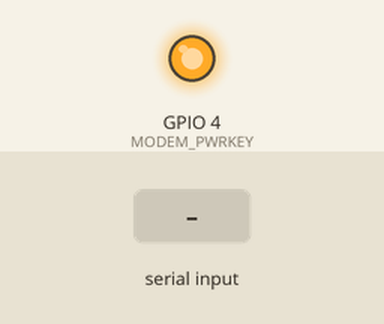
The sketch below on a simulated ESP32. Parts: output pins drawn as LEDs (lit = HIGH). The test bench sets the inputs (shaded band). The modem accepts every AT command (registered, SIM ready, sends succeed) and sends nothing else; pins used as bus, display or sensor lines are not drawn; what the sketch prints to the serial monitor is not drawn.

Above: at 2.1 s.
At 18.0 s:
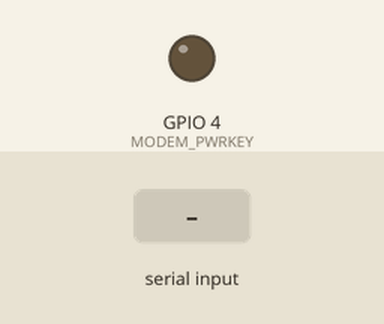
18.1 s: "1" received over the second serial link
Timing chart, 0 to 21.1 s (numbered marks = the images above; inputs shaded):
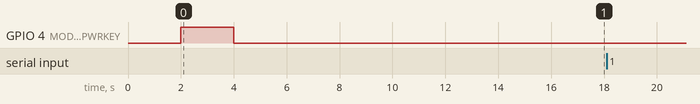

Measured:
- after the input at 18.1 s, every drawn part: stays the same

The sketch:

PruebaLTE.ino
```cpp
#include <HardwareSerial.h>

// Pines correctos según pinout T-A7670G R2
#define MODEM_TX     26
#define MODEM_RX     27
#define MODEM_PWRKEY  4
#define MODEM_RST    12

HardwareSerial modemSerial(1);

void sendAT(const char* cmd, int waitMs = 2000) {
  Serial.print(">>> ");
  Serial.println(cmd);
  modemSerial.println(cmd);
  long start = millis();
  while (millis() - start < waitMs) {
    while (modemSerial.available()) {
      Serial.write(modemSerial.read());
    }
  }
  Serial.println();
}

void setup() {
  Serial.begin(115200);
  delay(1000);
  Serial.println("=== Iniciando LilyGO T-A7670G R2 ===");

  // Encender módulo A7670G
  pinMode(MODEM_RST, OUTPUT);
  digitalWrite(MODEM_RST, HIGH);

  pinMode(MODEM_PWRKEY, OUTPUT);
  digitalWrite(MODEM_PWRKEY, LOW);
  delay(1000);
  digitalWrite(MODEM_PWRKEY, HIGH);
  delay(2000);
  digitalWrite(MODEM_PWRKEY, LOW);

  modemSerial.begin(115200, SERIAL_8N1, MODEM_RX, MODEM_TX);
  delay(15000); // Esperar que el módem arranque completamente
  Serial.println("Enviando comandos AT...\n");

  sendAT("AT");           // Verificar comunicación
  sendAT("AT+CPIN?");    // Estado SIM — debe decir READY
  sendAT("AT+CSQ");      // Calidad de señal
  sendAT("AT+CREG?");    // Registro en red
  sendAT("AT+COPS?");    // Operador — debe mostrar WOM
}

void loop() {
  while (modemSerial.available()) {
    Serial.write(modemSerial.read());
  }
  while (Serial.available()) {
    modemSerial.write(Serial.read());
  }
}
```
